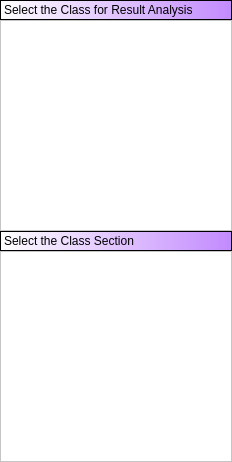
<?xml version="1.0" encoding="UTF-8"?>
<ui version="4.0">
 <class>Classes</class>
 <widget class="QDialog" name="Classes">
  <property name="geometry">
   <rect>
    <x>0</x>
    <y>0</y>
    <width>232</width>
    <height>462</height>
   </rect>
  </property>
  <property name="windowTitle">
   <string>Dialog</string>
  </property>
  <property name="styleSheet">
   <string notr="true">background-color:rgb(255,255,255);</string>
  </property>
  <layout class="QVBoxLayout" name="verticalLayout_2">
   <property name="spacing">
    <number>0</number>
   </property>
   <property name="leftMargin">
    <number>0</number>
   </property>
   <property name="topMargin">
    <number>0</number>
   </property>
   <property name="rightMargin">
    <number>0</number>
   </property>
   <property name="bottomMargin">
    <number>0</number>
   </property>
   <item>
    <layout class="QVBoxLayout" name="lo_list">
     <item>
      <widget class="QLabel" name="l_Classes">
       <property name="minimumSize">
        <size>
         <width>0</width>
         <height>20</height>
        </size>
       </property>
       <property name="styleSheet">
        <string notr="true">background-color: qlineargradient(spread:pad, x1:0, y1:0, x2:1, y2:0, stop:0 rgba(255, 255, 255, 255), stop:1 rgba(194, 138, 254, 255) );
color:rgb(0,0,0);</string>
       </property>
       <property name="frameShape">
        <enum>QFrame::Box</enum>
       </property>
       <property name="text">
        <string>Select the Class for Result Analysis</string>
       </property>
      </widget>
     </item>
     <item>
      <widget class="QListWidget" name="lw_list_Classes">
       <property name="styleSheet">
        <string notr="true">color:rgb(0,0,0);
background-color:rgb(255,255,255);</string>
       </property>
      </widget>
     </item>
     <item>
      <widget class="QLabel" name="l_Sections">
       <property name="minimumSize">
        <size>
         <width>0</width>
         <height>20</height>
        </size>
       </property>
       <property name="styleSheet">
        <string notr="true">background-color: qlineargradient(spread:pad, x1:0, y1:0, x2:1, y2:0, stop:0 rgba(255, 255, 255, 255), stop:1 rgba(194, 138, 254, 255) );
color:rgb(0,0,0);</string>
       </property>
       <property name="frameShape">
        <enum>QFrame::Box</enum>
       </property>
       <property name="text">
        <string>Select the Class Section</string>
       </property>
      </widget>
     </item>
     <item>
      <widget class="QListWidget" name="lw_list_Sections">
       <property name="styleSheet">
        <string notr="true">color:rgb(0,0,0);
background-color:rgb(255,255,255);</string>
       </property>
      </widget>
     </item>
    </layout>
   </item>
  </layout>
 </widget>
 <resources/>
 <connections/>
</ui>
